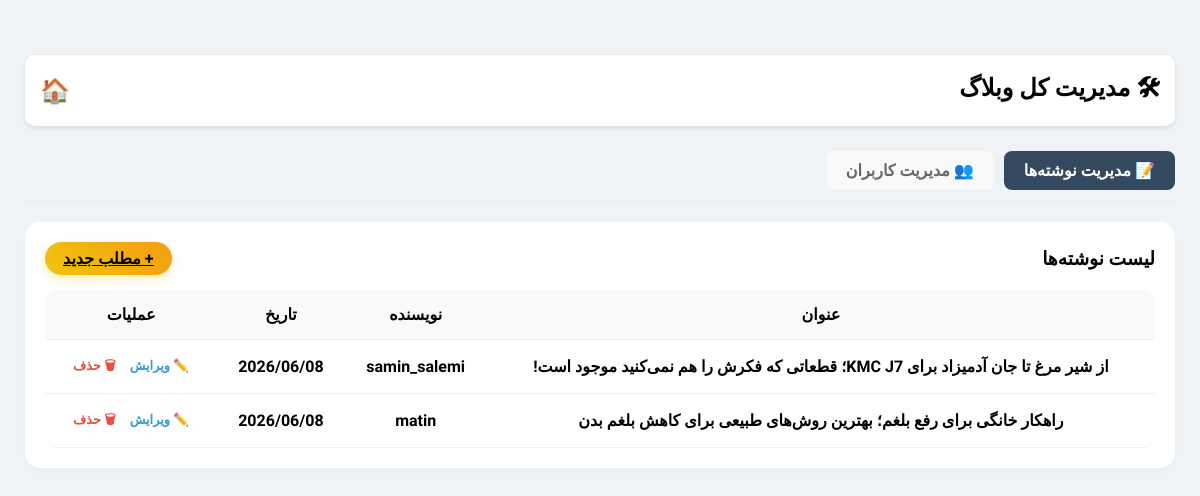
Page /admin_dashboard.php (signed in) on the committed database.
### tables this page shows
CREATE TABLE IF NOT EXISTS `posts` (
  `id` int NOT NULL AUTO_INCREMENT,
  `user_id` int NOT NULL,
  `category_id` int DEFAULT NULL,
  `title` varchar(255) NOT NULL,
  `content` text NOT NULL,
  `image` varchar(255) DEFAULT NULL,
  `created_at` timestamp NULL DEFAULT CURRENT_TIMESTAMP,
  PRIMARY KEY (`id`),
  KEY `user_id` (`user_id`),
  KEY `category_id` (`category_id`)
);

CREATE TABLE IF NOT EXISTS `users` (
  `id` int NOT NULL AUTO_INCREMENT,
  `username` varchar(50) NOT NULL,
  `email` varchar(100) NOT NULL,
  `password` varchar(255) NOT NULL,
  `role` enum('user','admin') DEFAULT 'user',
  `created_at` timestamp NULL DEFAULT CURRENT_TIMESTAMP,
  PRIMARY KEY (`id`),
  UNIQUE KEY `username` (`username`),
  UNIQUE KEY `email` (`email`)
);

### admin_dashboard.php (the view, shortened to what this page needs)
<?php
include 'includes/db.php';
$tab = $_GET['tab'] ?? 'posts';
?>
<!DOCTYPE html>
<html lang="fa" dir="rtl">
<head>
    <link rel="stylesheet" href="css/style.css">
</head>
<body>
<div class="main-wrapper-sticky">
    <div class="container" style="margin-top: 30px;">
        <div style="display: flex; justify-content: space-between; align-items: center; margin-bottom: 25px; background: white; padding: 15px; border-radius: 10px; box-shadow: 0 2px 5px rgba(0,0,0,0.1);">
            <h2 style="margin: 0;">🛠 مدیریت کل وبلاگ</h2>
            <a href="index.php" class="btn-home-icon-small" title="برگشت به سایت اصلی" style="text-decoration: none; font-size: 1.5rem;">🏠</a>
        </div>
        <div class="admin-nav">
            <a href="?tab=posts" class="tab-btn <?php echo $tab == 'posts' ? 'active' : ''; ?>">📝 مدیریت نوشته‌ها</a>
            <a href="?tab=users" class="tab-btn <?php echo $tab == 'users' ? 'active' : ''; ?>">👥 مدیریت کاربران</a>
        </div>
        <div class="card" style="padding: 20px;">
            <?php if ($tab == 'posts'): ?>
                <div style="display:flex; justify-content:space-between; margin-bottom:15px; align-items:center;">
                    <h3>لیست نوشته‌ها</h3>
                    <a href="add_post.php" class="btn-modern-add">+ مطلب جدید</a>
                </div>
                <table>
                    <thead>
                        <tr>
                            <th>عنوان</th>
                            <th>نویسنده</th>
                            <th>تاریخ</th>
                            <th>عملیات</th>
                        </tr>
                    </thead>
                    <tbody>
                        <?php
                        $posts = mysqli_query($conn, "SELECT posts.*, users.username FROM posts JOIN users ON posts.user_id = users.id ORDER BY created_at DESC");
                        while ($p = mysqli_fetch_assoc($posts)): ?>
                            <tr>
                                <td><?php echo $p['title']; ?></td>
                                <td><span class="badge"><?php echo $p['username']; ?></span></td>
                                <td><?php echo date('Y/m/d', strtotime($p['created_at'])); ?></td>
                                <td class="action-btns">
                                    <a href="edit_post.php?id=<?php echo $p['id']; ?>" class="btn-edit">✏️ ویرایش</a>
                                    <a href="admin_dashboard.php?delete_post=<?php echo $p['id']; ?>" class="btn-del" onclick="return confirm('حذف شود؟')">🗑 حذف</a>
                                </td>
                            </tr>
                        <?php endwhile; ?>
                    </tbody>
                </table>
            <?php endif; ?>
        </div>
    </div>
</div>
</body>
</html>

### css/style.css (style rules this page uses)
:root { --dark-blue: #2c3e50; --accent-blue: #34495e; --orange-gold: #e67e22; --light-bg: #f0f3f6; --white: #ffffff; --yellow: #f1c40f; --blue-border: #3498db; }
* { box-sizing: border-box; margin: 0; padding: 0; font-family: 'Vazirmatn', sans-serif; font-weight: 900; }
html, body { height: 100%; }
body { display: flex; flex-direction: column; background-color: var(--light-bg); direction: rtl; text-align: right; }
.main-wrapper-sticky { flex: 1 0 auto; }
.container { max-width: 1300px; margin: 0 auto; padding: 25px; }
.card, .widget { background: var(--white); border-radius: 15px; padding: 22px; margin-bottom: 25px; box-shadow: 0 4px 10px rgba(0,0,0,0.02); }
.btn-modern-add { background: linear-gradient(45deg, #f1c40f, #f39c12) !important; color: #000 !important; padding: 7px 18px !important; border-radius: 50px !important; font-weight: bold; box-shadow: 0 4px 10px rgba(241, 196, 15, 0.3); transition: 0.3s; }

### admin_dashboard.php (style rules this page uses)
.admin-nav { display: flex; gap: 10px; margin-bottom: 20px; border-bottom: 2px solid #eee; padding-bottom: 10px; }
.tab-btn { padding: 10px 20px; text-decoration: none; color: #666; border-radius: 8px; transition: 0.3s; background: #f9f9f9; }
.tab-btn.active { background: #34495e; color: white; }
table { width: 100%; border-collapse: collapse; background: white; border-radius: 12px; overflow: hidden; }
th, td { padding: 15px; text-align: center; border-bottom: 1px solid #eee; }
th { background: #f8f9fa; }
.action-btns a { margin: 0 5px; text-decoration: none; font-weight: bold; font-size: 0.8rem; }
.btn-edit { color: #3498db; }
.btn-del { color: #e74c3c; }

### rows in the picture
posts: title "از شیر مرغ تا جان آدمیزاد برای KMC J7؛ قطعاتی که فکرش را هم نمی‌کنید موجود است!", user.username "samin_salemi", created_at "2026/06/08"
posts: title "راهکار خانگی برای رفع بلغم؛ بهترین روش‌های طبیعی برای کاهش بلغم بدن", user.username "matin", created_at "2026/06/08"
